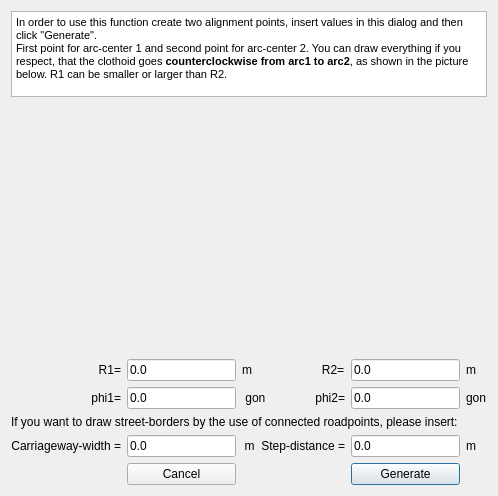
<?xml version="1.0" encoding="UTF-8"?>
<ui version="4.0">
 <class>CreateArcClothoidArcMeth2</class>
 <widget class="QDialog" name="CreateArcClothoidArcMeth2">
  <property name="geometry">
   <rect>
    <x>0</x>
    <y>0</y>
    <width>498</width>
    <height>496</height>
   </rect>
  </property>
  <property name="windowTitle">
   <string>Create-Arc-Clothoid-Arc</string>
  </property>
  <layout class="QGridLayout" name="gridLayout">
   <item row="12" column="3">
    <widget class="QPushButton" name="pushButtonGenerate">
     <property name="text">
      <string>Generate</string>
     </property>
    </widget>
   </item>
   <item row="9" column="0">
    <widget class="QLabel" name="label_10">
     <property name="text">
      <string>phi1=</string>
     </property>
     <property name="alignment">
      <set>Qt::AlignRight|Qt::AlignTrailing|Qt::AlignVCenter</set>
     </property>
    </widget>
   </item>
   <item row="8" column="3">
    <widget class="QLineEdit" name="lineEdit_R2">
     <property name="text">
      <string>0.0</string>
     </property>
    </widget>
   </item>
   <item row="0" column="0" colspan="5">
    <widget class="QTextBrowser" name="textBrowser">
     <property name="html">
      <string>&lt;!DOCTYPE HTML PUBLIC &quot;-//W3C//DTD HTML 4.0//EN&quot; &quot;http://www.w3.org/TR/REC-html40/strict.dtd&quot;&gt;
&lt;html&gt;&lt;head&gt;&lt;meta name=&quot;qrichtext&quot; content=&quot;1&quot; /&gt;&lt;style type=&quot;text/css&quot;&gt;
p, li { white-space: pre-wrap; }
&lt;/style&gt;&lt;/head&gt;&lt;body style=&quot; font-family:'MS Shell Dlg 2'; font-size:8.25pt; font-weight:400; font-style:normal;&quot;&gt;
&lt;p style=&quot; margin-top:0px; margin-bottom:0px; margin-left:0px; margin-right:0px; -qt-block-indent:0; text-indent:0px;&quot;&gt;In order to use this function create two alignment points, insert values in this dialog and then click &amp;quot;Generate&amp;quot;.&lt;/p&gt;
&lt;p style=&quot; margin-top:0px; margin-bottom:0px; margin-left:0px; margin-right:0px; -qt-block-indent:0; text-indent:0px;&quot;&gt;First point for arc-center 1 and second point for arc-center 2. You can draw everything if you respect, that the clothoid goes &lt;span style=&quot; font-weight:600;&quot;&gt;counterclockwise from arc1 to arc2&lt;/span&gt;, as shown in the picture below. R1 can be smaller or larger than R2. &lt;/p&gt;&lt;/body&gt;&lt;/html&gt;</string>
     </property>
    </widget>
   </item>
   <item row="9" column="2">
    <widget class="QLabel" name="label_8">
     <property name="text">
      <string>gon               phi2=</string>
     </property>
     <property name="alignment">
      <set>Qt::AlignRight|Qt::AlignTrailing|Qt::AlignVCenter</set>
     </property>
    </widget>
   </item>
   <item row="8" column="2">
    <widget class="QLabel" name="label_12">
     <property name="text">
      <string>m                     R2=</string>
     </property>
    </widget>
   </item>
   <item row="8" column="1">
    <widget class="QLineEdit" name="lineEdit_R1">
     <property name="text">
      <string>0.0</string>
     </property>
    </widget>
   </item>
   <item row="8" column="0">
    <widget class="QLabel" name="label_7">
     <property name="text">
      <string>R1=</string>
     </property>
     <property name="alignment">
      <set>Qt::AlignRight|Qt::AlignTrailing|Qt::AlignVCenter</set>
     </property>
    </widget>
   </item>
   <item row="8" column="4">
    <widget class="QLabel" name="label_5">
     <property name="text">
      <string>m</string>
     </property>
    </widget>
   </item>
   <item row="9" column="1">
    <widget class="QLineEdit" name="lineEdit_phi1">
     <property name="text">
      <string>0.0</string>
     </property>
    </widget>
   </item>
   <item row="11" column="1">
    <widget class="QLineEdit" name="lineEdit_c">
     <property name="text">
      <string>0.0</string>
     </property>
    </widget>
   </item>
   <item row="9" column="4">
    <widget class="QLabel" name="label_4">
     <property name="text">
      <string>gon</string>
     </property>
    </widget>
   </item>
   <item row="9" column="3">
    <widget class="QLineEdit" name="lineEdit_phi2">
     <property name="text">
      <string>0.0</string>
     </property>
    </widget>
   </item>
   <item row="11" column="2">
    <widget class="QLabel" name="label_18">
     <property name="text">
      <string>m  Step-distance =</string>
     </property>
     <property name="alignment">
      <set>Qt::AlignRight|Qt::AlignTrailing|Qt::AlignVCenter</set>
     </property>
    </widget>
   </item>
   <item row="11" column="0">
    <widget class="QLabel" name="label_16">
     <property name="text">
      <string>Carriageway-width =</string>
     </property>
     <property name="alignment">
      <set>Qt::AlignRight|Qt::AlignTrailing|Qt::AlignVCenter</set>
     </property>
    </widget>
   </item>
   <item row="11" column="3">
    <widget class="QLineEdit" name="lineEdit_d">
     <property name="text">
      <string>0.0</string>
     </property>
    </widget>
   </item>
   <item row="11" column="4">
    <widget class="QLabel" name="label_17">
     <property name="text">
      <string>m</string>
     </property>
    </widget>
   </item>
   <item row="12" column="1">
    <widget class="QPushButton" name="pushButtonCancel">
     <property name="text">
      <string>Cancel</string>
     </property>
    </widget>
   </item>
   <item row="10" column="0" colspan="5">
    <widget class="QLabel" name="label_14">
     <property name="text">
      <string>If you want to draw street-borders by the use of connected roadpoints, please insert:</string>
     </property>
    </widget>
   </item>
   <item row="1" column="0" colspan="5">
    <widget class="QLabel" name="labelPicture">
     <property name="enabled">
      <bool>true</bool>
     </property>
     <property name="minimumSize">
      <size>
       <width>0</width>
       <height>250</height>
      </size>
     </property>
     <property name="text">
      <string/>
     </property>
     <property name="scaledContents">
      <bool>false</bool>
     </property>
     <property name="alignment">
      <set>Qt::AlignCenter</set>
     </property>
    </widget>
   </item>
  </layout>
 </widget>
 <resources/>
 <connections/>
</ui>
